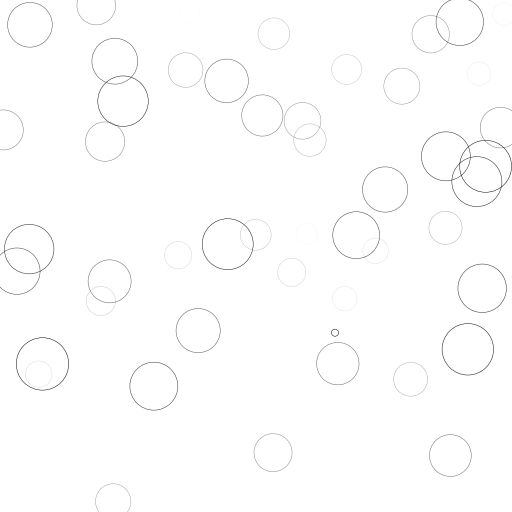

Source code (Python):
# -*- coding: utf-8 -*-
# -----------------------------------------------------------------------------
# Copyright (c) 2014, Nicolas P. Rougier. All Rights Reserved.
# Distributed under the (new) BSD License.
# -----------------------------------------------------------------------------
import matplotlib
import numpy as np
matplotlib.rcParams['toolbar'] = 'None'
import matplotlib.pyplot as plt
from  matplotlib.animation import FuncAnimation


width, height = 512,512
dpi = 72.0
figsize = width/float(dpi), height/float(dpi)
fig = plt.figure(figsize=figsize, dpi=dpi)
fig.patch.set_facecolor('white')
ax = fig.add_axes([0,0,1,1], frameon=False, aspect=1)

XY = np.random.uniform(0,1,(50,2))
C = np.ones((50,4)) * (0,0,0,1)
C[:,3] = np.linspace(0,1,50)
S = np.linspace(50,50*50, 50)
scat = ax.scatter(XY[:,0], XY[:,1], s=S, lw = 0.5,
                  edgecolors = C, facecolors='None')
ax.set_xlim(0,1), ax.set_xticks([])
ax.set_ylim(0,1), ax.set_yticks([])


def update(frame):
    global XY, C, S

    i = frame % 50
    C[:,3] = np.maximum(0, C[:,3]-0.02)
    S += 250
    XY[i] = np.random.uniform(0,1,2)
    S[i] = 50
    C[i,3] = 1
    scat.set_edgecolors(C)
    scat.set_sizes(S)
    scat.set_offsets(XY)
    return scat,

animation = FuncAnimation(fig, update, interval=10)
# animation.save('rain.gif', writer='imagemagick', fps=30, dpi=dpi/2)
# plt.savefig("rain.png", dpi=dpi)
plt.show()
